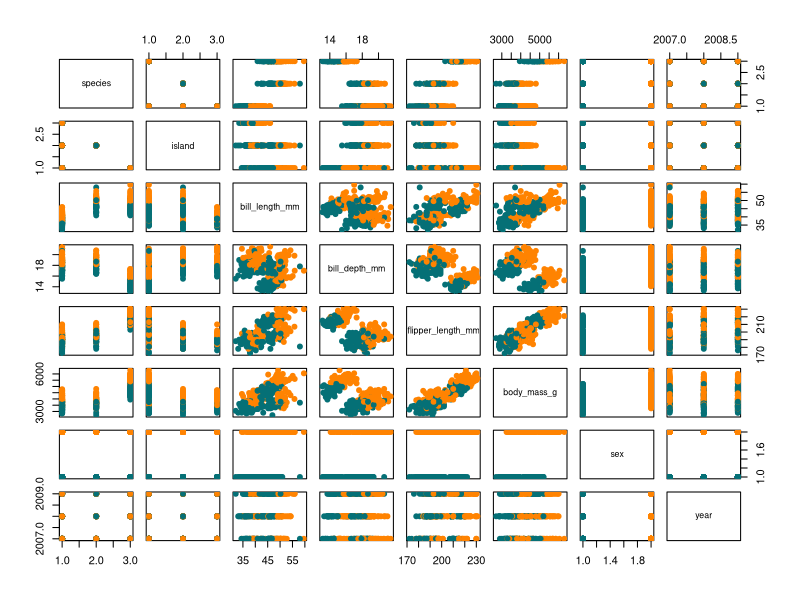
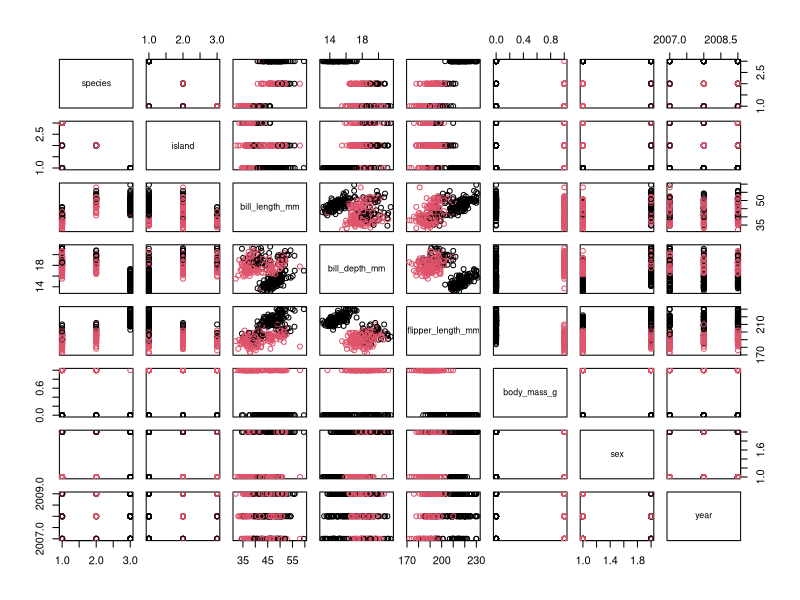
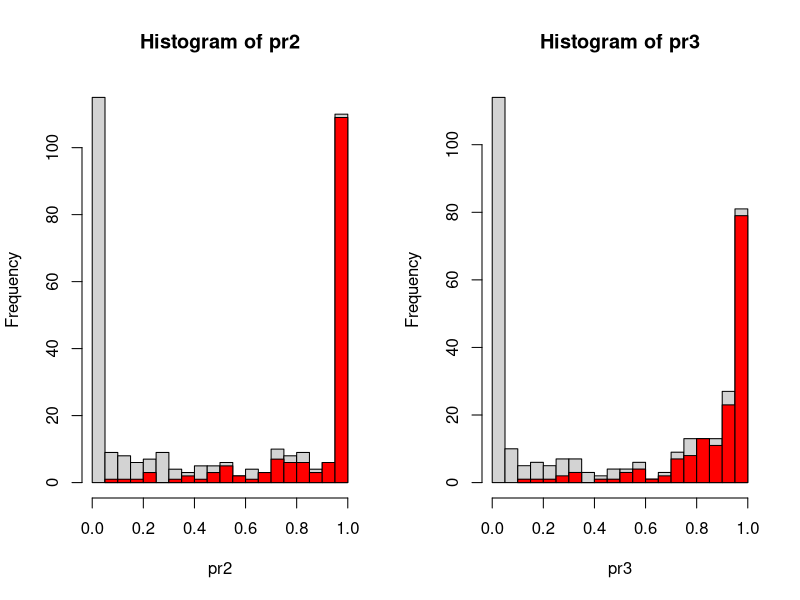
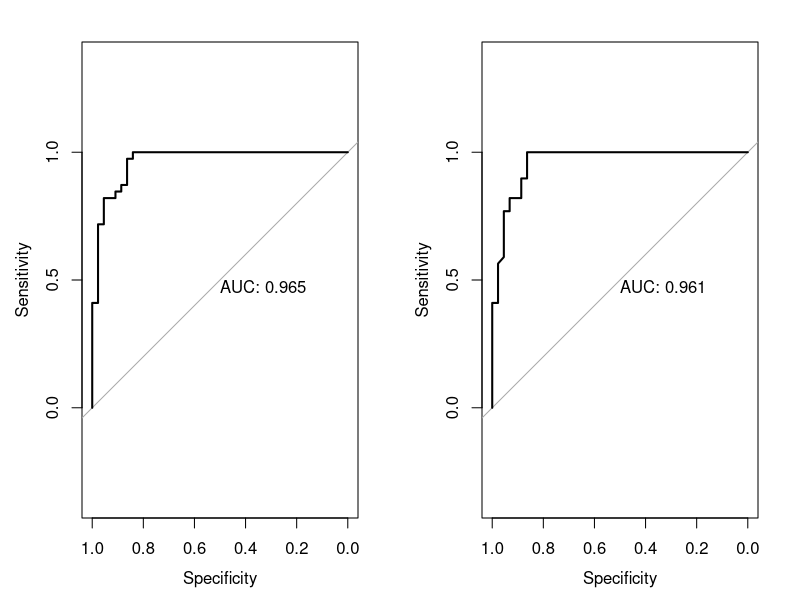
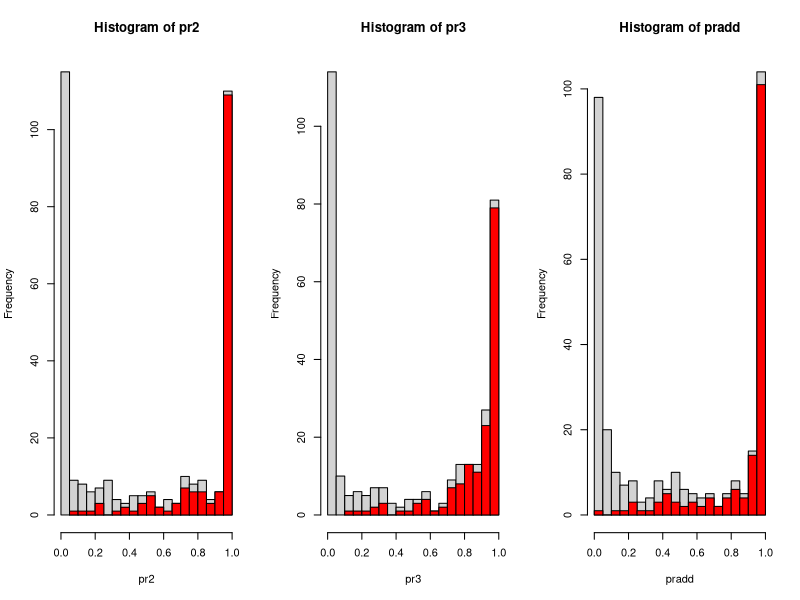
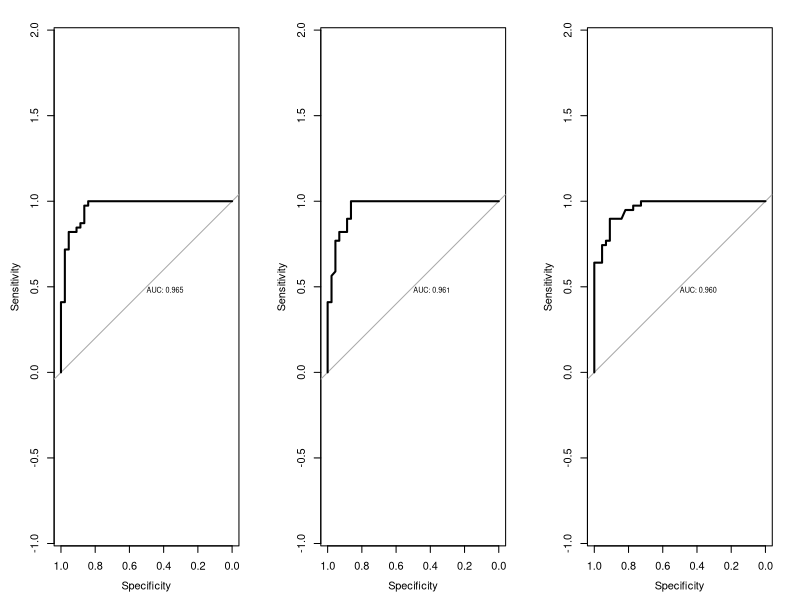

Write R code to recreate these figures, in order.
## ---- chunk 1
knitr::opts_chunk$set(echo = FALSE)
## ---- chunk 2
library(palmerpenguins)
data(penguins)
summary(penguins)
## ---- chunk 3
penguins<-na.omit(penguins)
summary(penguins)
## ---- chunk 4
library(tidyverse)
penguins <- penguins %>% filter(sex == 'male' | sex == 'female')
summary(penguins)
## ---- chunk 5
pCol <- c('#057076', '#ff8301')
names(pCol) <- c('male', 'female')
plot(penguins, col = pCol[penguins$sex], pch = 19)
## ---- chunk 6
penguins$body_mass_g <- if_else(penguins$body_mass_g < 4000, 1,0)
## ---- chunk 7
plot(penguins, col=penguins$body_mass_g + 1)
## ---- chunk 8
summary(penguins)
## ---- chunk 9
set.seed(42)
x <- penguins[sample(1:nrow(penguins)),]
train <- x[1:250,]
test <- x[251:333,]
## ---- chunk 10
model <- glm(body_mass_g ~ ., family = binomial(logit), data=train)
summary(model)
## ---- chunk 11
# Create the model.
model2 <- step(model,  data = train)
## ---- chunk 12
summary(model2)
## ---- chunk 13
model3<-glm(body_mass_g ~ species + bill_length_mm + flipper_length_mm + year, family = binomial(logit), data=train)
summary(model3)
## ---- chunk 14
summary(model2)
summary(model3)
## ---- chunk 15
anova(model2, model3, test = "Chisq")
## ---- chunk 16
head(predict(model2, type = "response"))
head(predict(model3, type = "response"))
## ---- chunk 17
trn_pred2 <- ifelse(predict(model2, type = "response") > 0.5, "Yes", "No")
head(trn_pred2)
trn_pred3 <- ifelse(predict(model3, type = "response") > 0.5, "Yes", "No")
head(trn_pred3)
## ---- chunk 18
# Making predictions on the train set.
trn_tab2 <- table(predicted = trn_pred2, actual = train$body_mass_g)
trn_tab2
# Making predictions on the train set.
trn_tab3 <- table(predicted = trn_pred3, actual = train$body_mass_g)
trn_tab3
## ---- chunk 19
# Making predictions on the test set.
tst_pred2 <- ifelse(predict(model2, newdata = test, type = "response") > 0.5, "Yes", "No")
tst_tab2 <- table(predicted = tst_pred2, actual = test$body_mass_g)
tst_tab2
# Making predictions on the test set.
tst_pred3 <- ifelse(predict(model3, newdata = test, type = "response") > 0.5, "Yes", "No")
tst_tab3 <- table(predicted = tst_pred3, actual = test$body_mass_g)
tst_tab3
## ---- chunk 20
pr2 <- predict(model2, x, type="response")
head(round(pr2, 2))
pr3 <- predict(model3, x, type="response")
head(round(pr3, 2))
## ---- chunk 21
par(mfrow=c(1,2))
hist(pr2, breaks=20)
hist(pr2[x$body_mass_g==TRUE], col="red", breaks=20, add=TRUE)
hist(pr3, breaks=20)
hist(pr3[x$body_mass_g==TRUE], col="red", breaks=20, add=TRUE)
## ---- chunk 22
library("pROC")
par(mfrow=c(1,2))
test_prob2 <- predict(model2, newdata = test, type = "response")
test_roc2 <- roc(test$body_mass_g ~ test_prob2, plot = TRUE, print.auc = TRUE)
test_prob3 <- predict(model3, newdata = test, type = "response")
test_roc3 <- roc(test$body_mass_g ~ test_prob3, plot = TRUE, print.auc = TRUE)
## ---- chunk 23
glmadd <- glm(body_mass_g ~ 1, data = train, family = binomial) 
summary(glmadd)
## ---- chunk 24
add1(glmadd, scope = train, test = "Chisq")
## ---- chunk 25
glmadd <- glm(body_mass_g ~ flipper_length_mm, data = train, family = binomial) 
summary(glmadd)
## ---- chunk 26
add1(glmadd, scope = train, test = "Chisq")
## ---- chunk 27
glmadd <- glm(body_mass_g ~ flipper_length_mm + sex , data = train, family = binomial) 
summary(glmadd)
## ---- chunk 28
add1(glmadd, scope = train, test = "Chisq")
## ---- chunk 29
glmadd <- glm(body_mass_g ~ flipper_length_mm + sex + island, data = train, family = binomial) 
summary(glmadd)
## ---- chunk 30
add1(glmadd, scope = train, test = "Chisq")
## ---- chunk 31
glmadd <- glm(body_mass_g ~ flipper_length_mm + sex + island + year, data = train, family = binomial) 
summary(glmadd)
## ---- chunk 32
add1(glmadd, scope = train, test = "Chisq")
## ---- chunk 33
all.vars(formula(model2)[-2])
all.vars(formula(model3)[-2])
all.vars(formula(glmadd)[-2])
## ---- chunk 34
AIC(model2)
AIC(model3)
AIC(glmadd)
## ---- chunk 35
 d2 <- function(model, digits = 4) {
round(1 - (model$deviance / model$null.deviance), digits = digits)
}
d2(model2) ; d2(model3) ; d2(glmadd)
## ---- chunk 36
trn_predadd <- ifelse(predict(glmadd, type = "response") > 0.5, "Yes", "No")
head(trn_predadd)
## ---- chunk 37
# Making predictions on the train set.
trn_tabadd <- table(predicted = trn_predadd, actual = train$body_mass_g)
trn_tabadd
## ---- chunk 38
# Making predictions on the test set.
tst_predadd <- ifelse(predict(glmadd, newdata = test, type = "response") > 0.5, "Yes", "No")
tst_tabadd <- table(predicted = tst_predadd, actual = test$body_mass_g)
tst_tabadd
## ---- chunk 39
pradd <- predict(glmadd, x, type="response")
head(round(pradd, 2))
## ---- chunk 40
par(mfrow=c(1,3))
hist(pr2, breaks=20)
hist(pr2[x$body_mass_g==TRUE], col="red", breaks=20, add=TRUE)
hist(pr3, breaks=20)
hist(pr3[x$body_mass_g==TRUE], col="red", breaks=20, add=TRUE)
hist(pradd, breaks=20)
hist(pradd[x$body_mass_g==TRUE], col="red", breaks=20, add=TRUE)
## ---- chunk 41
library("pROC")
par(mfrow=c(1,3))
test_prob2 <- predict(model2, newdata = test, type = "response")
test_roc2 <- roc(test$body_mass_g ~ test_prob2, plot = TRUE, print.auc = TRUE)
test_prob3 <- predict(model3, newdata = test, type = "response")
test_roc3 <- roc(test$body_mass_g ~ test_prob3, plot = TRUE, print.auc = TRUE)
test_probadd <- predict(glmadd, newdata = test, type = "response")
test_rocadd <- roc(test$body_mass_g ~ test_probadd, plot = TRUE, print.auc = TRUE)
